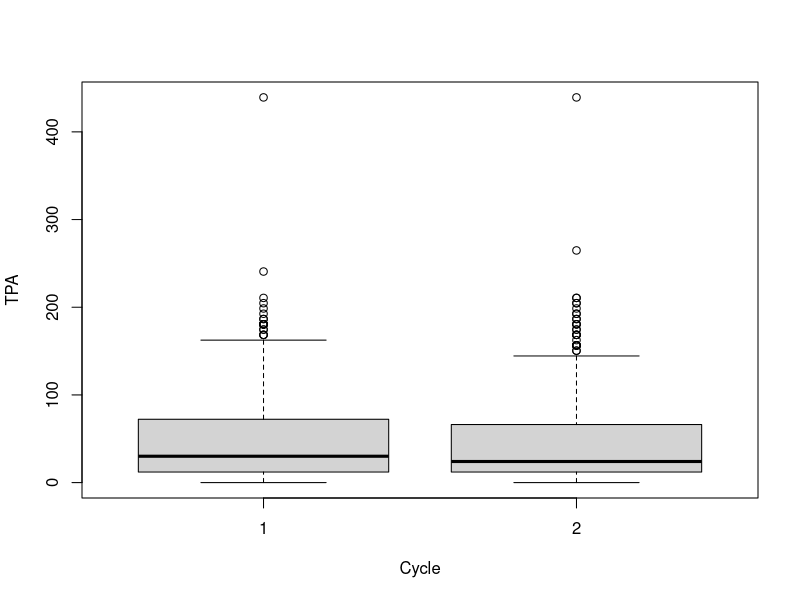
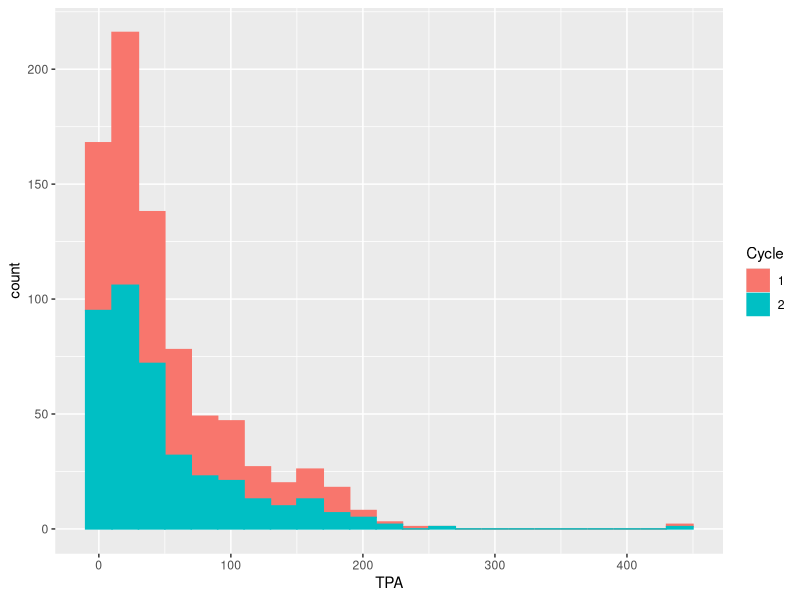
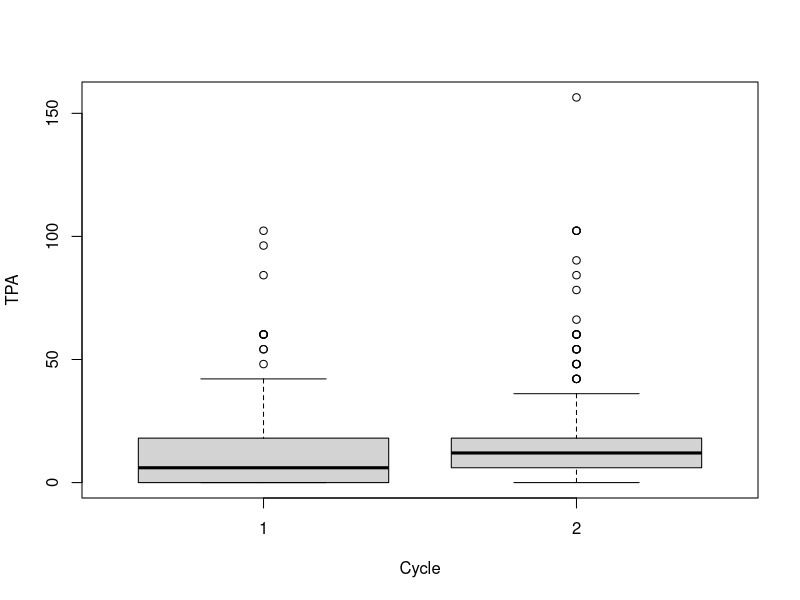
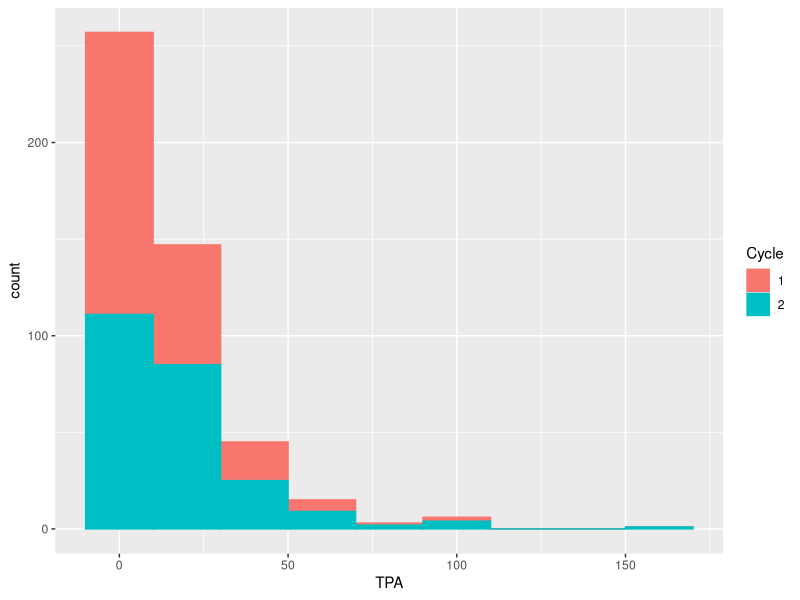

Reproduce these figures in R, in order. (Note: this script raises an error after producing the figures.)

# calculating basal area and trees per acre

library(tidyverse)
library(dplyr)
library(ggplot2)


## Upload *resampled, nontreated, pipo & associated sp* file
NMpipo<- read.csv("PIPOplotsResampledNontrt.csv")

#remove first column
NMpipo1 <- NMpipo[,-1] 


# Trees >4.9 dbh, live, only PIPO
# >4.9 dbh because this plot size is 1/24 acre, and trees >1 and <5 is 1/300 acre, so there is 
# different expansion factor. As I work through this, I want to create new columns that have 
# appropriate expansion factors in the same dataframe, so i can include all tree sizes. Also, 
# starting with live trees to keep it simple this round. 


#
## TPA live
#

################################################   
# Trees >4.9 dbh, LIVE, only PIPO
#########for tree count
NMpipo1$STATUSCD<- factor(NMpipo1$STATUSCD)
summary(NMpipo1)
NMpipo2<- NMpipo1 %>% filter(DIACALC>4.9, STATUSCD==1, SPCD==122)
NMpipo3<- NMpipo2 %>% mutate(STATECD = case_when(STATECD==4 ~ 'Arizona', STATECD==8 ~ 'Colorado', STATECD==35 ~ 'NewMexico', 
                                                    STATECD==49 ~ 'Utah'))

NMpipo3$STATECD<-factor(NMpipo3$STATECD)
length(unique(NMpipo3$SUCP))
# 401 NM,  1516 in 4 corners unique SUCP

#cannot have numeric column name
NMpipo4<- NMpipo3 %>% mutate(cycle_aw = case_when(cycle_aw==2 ~ 'cycletwo', cycle_aw==3 ~ 'cyclethree'))
NMpipo4$cycle_aw<- factor(NMpipo4$cycle_aw)
summary(NMpipo4)

NMpipo4$treeexist<- as.logical(NMpipo4$DIACALC)
NMpipo5<- NMpipo4 %>% group_by(STATECD, SUCP, cycle_aw, SPCD, STATUSCD) %>% summarise(treecount=sum(treeexist))
length(unique(NMpipo5$SUCP)) #401
summary(NMpipo5)
table(NMpipo5$SUCP)
# 401 unique SUCP

# pivot_wider
NMpipo6<- NMpipo5 %>% pivot_wider(names_from=cycle_aw, values_from = treecount)
table(NMpipo6$SUCP)
length(unique(NMpipo6$SUCP))# 401 unique SUCP

#change NA to 0
NMpipo6$cycletwo[is.na(NMpipo6$cycletwo)]<-0
NMpipo6$cyclethree[is.na(NMpipo6$cyclethree)]<-0

#back to pivot_longer
NMpipo7<- NMpipo6 %>% pivot_longer(cols = cycletwo:cyclethree, names_to = "cycle_aw", 
                                       names_ptypes = list(cycle_aw=factor(levels=c("cycletwo", "cyclethree"))),
                                       values_to = "treecount")

length(unique(NMpipo7$SUCP))
summary(NMpipo7)
# 401 unique, 802 total

#change cycle_aw back to 1/2
NMpipo8<- NMpipo7 %>% mutate(cycle_aw = case_when(cycle_aw=="cycletwo" ~ '1', cycle_aw=="cyclethree" ~ '2'))
NMpipo8$cycle_aw<- factor(NMpipo8$cycle_aw)
summary(NMpipo8)


# i went ahead and just changed these to cycle 1 and 2, to match the rest of the data

# now add in TPA

# TPA= #trees * expansion factor. FOr 1/24 acre plots, 6.018046 is expansion factor. 
# I calculated expansion factor with (4*0.04154172) = 6.018046, where 4 is the number
# of subplots in plot, and 0.04154172 is the area of a 1/24acre subplot. 

NMpipo8$TPA<- NMpipo8$treecount*6.018046
NMpipo8$STATECD<-factor(NMpipo8$STATECD)

NMpipoLive<- NMpipo8 %>% rename("Cycle" = "cycle_aw", "Plot" = "SUCP", "State" = "STATECD", "Species" = "SPCD",
                                 "Status"= "STATUSCD")




#plot this

boxplot(TPA~Cycle, data=NMpipoLive)
ggplot(NMpipoLive, aes(x=TPA, color=Cycle, fill=Cycle))+ geom_histogram(binwidth = 20)





################################################   
# Trees >4.9 dbh, dead, only PIPO
#########for tree count
NMpipoDead<- NMpipo1 %>% filter(DIACALC>4.9, STATUSCD==2, SPCD==122)
NMpipoDead2<- NMpipoDead %>% mutate(STATECD = case_when(STATECD==4 ~ 'Arizona', STATECD==8 ~ 'Colorado', STATECD==35 ~ 'NewMexico', 
                                                    STATECD==49 ~ 'Utah'))

NMpipoDead2$STATECD<-factor(NMpipoDead2$STATECD)
length(unique(NMpipoDead2$SUCP))
# 237 unique SUCP

#cannot have numeric column name
NMpipoDead3<- NMpipoDead2 %>% mutate(cycle_aw = case_when(cycle_aw==2 ~ 'cycletwo', cycle_aw==3 ~ 'cyclethree'))
NMpipoDead3$cycle_aw<- factor(NMpipoDead3$cycle_aw)
summary(NMpipoDead3)

NMpipoDead3$treeexist<- as.logical(NMpipoDead3$DIACALC)
NMpipoDead4<- NMpipoDead3 %>% group_by(STATECD, SUCP, cycle_aw, SPCD, STATUSCD) %>% summarise(treecount=sum(treeexist))
length(unique(NMpipoDead4$SUCP)) #237
summary(NMpipoDead4)
table(NMpipoDead4$SUCP)

# pivot_wider
NMpipoDead5<- NMpipoDead4 %>% pivot_wider(names_from=cycle_aw, values_from = treecount)
table(NMpipoDead5$SUCP)
length(unique(NMpipoDead5$SUCP))# 237 unique SUCP

#change NA to 0
NMpipoDead5$cycletwo[is.na(NMpipoDead5$cycletwo)]<-0
NMpipoDead5$cyclethree[is.na(NMpipoDead5$cyclethree)]<-0

#back to pivot_longer
NMpipoDead6<- NMpipoDead5 %>% pivot_longer(cols = cycletwo:cyclethree, names_to = "cycle_aw", 
                                       names_ptypes = list(cycle_aw=factor(levels=c("cycletwo", "cyclethree"))),
                                       values_to = "treecount")

length(unique(NMpipoDead6$SUCP))
summary(NMpipoDead6)
# 237 unique, 

#change cycle_aw back to 1/2
NMpipoDead7<- NMpipoDead6 %>% mutate(cycle_aw = case_when(cycle_aw=="cycletwo" ~ '1', cycle_aw=="cyclethree" ~ '2'))
NMpipoDead7$cycle_aw<- factor(NMpipoDead7$cycle_aw)
summary(NMpipoDead7)


# now add in TPA

# TPA= #trees * expansion factor. FOr 1/24 acre plots, 6.018046 is expansion factor. 
# I calculated expansion factor with (4*0.04154172) = 6.018046, where 4 is the number
# of subplots in plot, and 0.04154172 is the area of a 1/24acre subplot. 

NMpipoDead7$TPA<- NMpipoDead7$treecount*6.018046
NMpipoDead7$STATECD<-factor(NMpipoDead7$STATECD)

NMpipoDead8<- NMpipoDead7 %>% rename("Cycle" = "cycle_aw", "Plot" = "SUCP", "State" = "STATECD", "Species" = "SPCD",
                                 "Status"= "STATUSCD")


#plot this

boxplot(TPA~Cycle, data=NMpipoDead8)
ggplot(NMpipoDead8, aes(x=TPA, color=Cycle, fill=Cycle))+ geom_histogram(binwidth = 20)





###########fire! copy and pasted from the larger dataset, have not gone through with NM specific
firetry<- NMpipo1 %>% filter(DIACALC>4.9, STATUSCD==1 | STATUSCD==2, SPCD==122)
length(unique(firetry$SUCP)) #1612 (other is 1622)
firetry2<- firetry %>% mutate(STATECD = case_when(STATECD==4 ~ 'Arizona', STATECD==8 ~ 'Colorado', STATECD==35 ~ 'NewMexico', 
                                                  STATECD==49 ~ 'Utah'))

firetry2$STATECD<-factor(firetry2$STATECD)
length(unique(firetry2$SUCP))
# 1612 unique SUCP

#cannot have numeric column name
firetry3<- firetry2 %>% mutate(cycle_aw = case_when(cycle_aw==2 ~ 'cycletwo', cycle_aw==1 ~ 'cycleone'))
firetry3$cycle_aw<- factor(firetry3$cycle_aw)
summary(firetry3)

firetry3$treeexist<- as.logical(firetry3$DIACALC)
firetry4<- firetry3 %>% group_by(STATECD, SUCP, cycle_aw, SPCD, STATUSCD) %>% summarise(treecount=sum(treeexist))
firetry4$STATUSCD<- factor(firetry4$STATUSCD)
firetry4$SPCD<- factor(firetry4$SPCD)
length(unique(firetry4$SUCP)) #1612
summary(firetry4)
table(firetry4$SUCP)

# pivot_wider
firetry5<- firetry4 %>% pivot_wider(names_from=cycle_aw, values_from = treecount)
length(unique(firetry5$SUCP))# 1612 unique SUCP

#change NA to 0
firetry5$cycletwo[is.na(firetry5$cycletwo)]<-0
firetry5$cycleone[is.na(firetry5$cycleone)]<-0

#back to pivot_longer
firetry6<- firetry5 %>% pivot_longer(cols = cycleone:cycletwo, names_to = "cycle_aw", 
                                     names_ptypes = list(cycle_aw=factor(levels=c("cycleone", "cycletwo"))),
                                     values_to = "treecount")

length(unique(firetry6$SUCP))
summary(firetry6)


#change cycle_aw back to 1/2
firetry7<- firetry6 %>% mutate(cycle_aw = case_when(cycle_aw=="cycleone" ~ '1', cycle_aw=="cycletwo" ~ '2'))
firetry7$cycle_aw<- factor(firetry7$cycle_aw)
summary(firetry7)
length(unique(firetry7$SUCP))
# 1612!



condfire<- fcorners3 %>% filter(DSTRBCD1==30| DSTRBCD1==31| DSTRBCD3==32 |
                                  DSTRBCD2==30| DSTRBCD2==31| DSTRBCD2==32 |
                                  DSTRBCD3==30| DSTRBCD3==31| DSTRBCD3==32)
condfire2<- condfire %>% mutate(STATECD = case_when(STATECD==4 ~ 'Arizona', STATECD==8 ~ 'Colorado', STATECD==35 ~ 'NewMexico', 
                                                    STATECD==49 ~ 'Utah'))
# delete rows
condfire3<- select(condfire2, -c(1:3, 5:7, 10:19, 26:38))

#merge
firetry8<- merge(firetry7, condfire3, all.x = TRUE)

# NAs to 0s 
#change NA to 0
firetry8$DSTRBCD1[is.na(firetry8$DSTRBCD1)]<-0
firetry8$DSTRBCD2[is.na(firetry8$DSTRBCD2)]<-0
firetry8$DSTRBCD3[is.na(firetry8$DSTRBCD3)]<-0

firetry8$DSTRBYR1[is.na(firetry8$DSTRBYR1)]<-0
firetry8$DSTRBYR2[is.na(firetry8$DSTRBYR2)]<-0
firetry8$DSTRBYR3[is.na(firetry8$DSTRBYR3)]<-0

length(unique(firetry8$SUCP))

#how many plots with fire in cycle 1?
firetry9<- firetry8 %>% filter(cycle_aw==1)
firetry10<- firetry9 %>% filter(DSTRBCD1==30| DSTRBCD1==31| DSTRBCD1==32 |
                                  DSTRBCD2==30| DSTRBCD2==31| DSTRBCD2==32 |
                                  DSTRBCD3==30| DSTRBCD3==31| DSTRBCD3==32)
length(unique(firetry10$SUCP))

firetry30<- firetry9 %>% filter(DSTRBCD1==30| DSTRBCD2==30| DSTRBCD3==30)
length(unique(firetry30$SUCP))
#56
firetry31<- firetry9 %>% filter(DSTRBCD1==31| DSTRBCD2==31| DSTRBCD3==31)
length(unique(firetry31$SUCP))
#56
firetry32<- firetry9 %>% filter(DSTRBCD1==32| DSTRBCD2==32| DSTRBCD3==32)
length(unique(firetry32$SUCP))
#1




